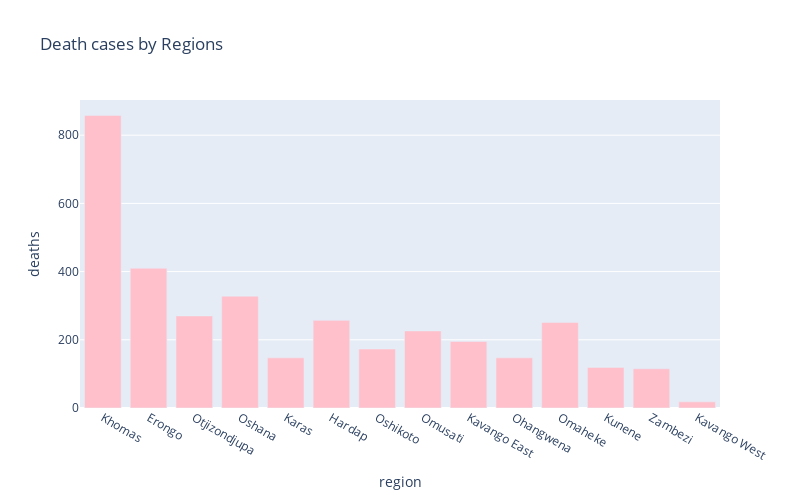

Notebook cell for this chart:
### Markdown cell above
# Regions - Confirmed Deaths

### Code cell
px.bar(
    sorted_country_df.head(14),
    x = "region",
    y = "deaths",
    title= "Death cases by Regions", # the axis names
    color_discrete_sequence=["pink"], 
    height=500,
    width=800
)

### Figure 1 — Plotly figure (JSON) as saved in the notebook; plotly's stock layout.template omitted (floating-point values rounded to 4 significant figures)
{"data": [{"alignmentgroup": "True", "hovertemplate": "region=%{x}<br>deaths=%{y}<extra></extra>", "legendgroup": "", "marker": {"color": "pink", "pattern": {"shape": ""}}, "name": "", "offsetgroup": "", "orientation": "v", "showlegend": false, "textposition": "auto", "type": "bar", "x": ["Khomas", "Erongo", "Otjizondjupa", "Oshana", "Karas", "Hardap", "Oshikoto", "Omusati", "Kavango East", "Ohangwena", "Omaheke", "Kunene", "Zambezi", "Kavango West"], "xaxis": "x", "y": [858, 410, 270, 328, 147, 257, 173, 226, 195, 147, 251, 119, 115, 18], "yaxis": "y"}], "layout": {"barmode": "relative", "height": 500, "legend": {"tracegroupgap": 0}, "title": {"text": "Death cases by Regions"}, "width": 800, "xaxis": {"anchor": "y", "domain": [0, 1], "title": {"text": "region"}}, "yaxis": {"anchor": "x", "domain": [0, 1], "title": {"text": "deaths"}}}}
